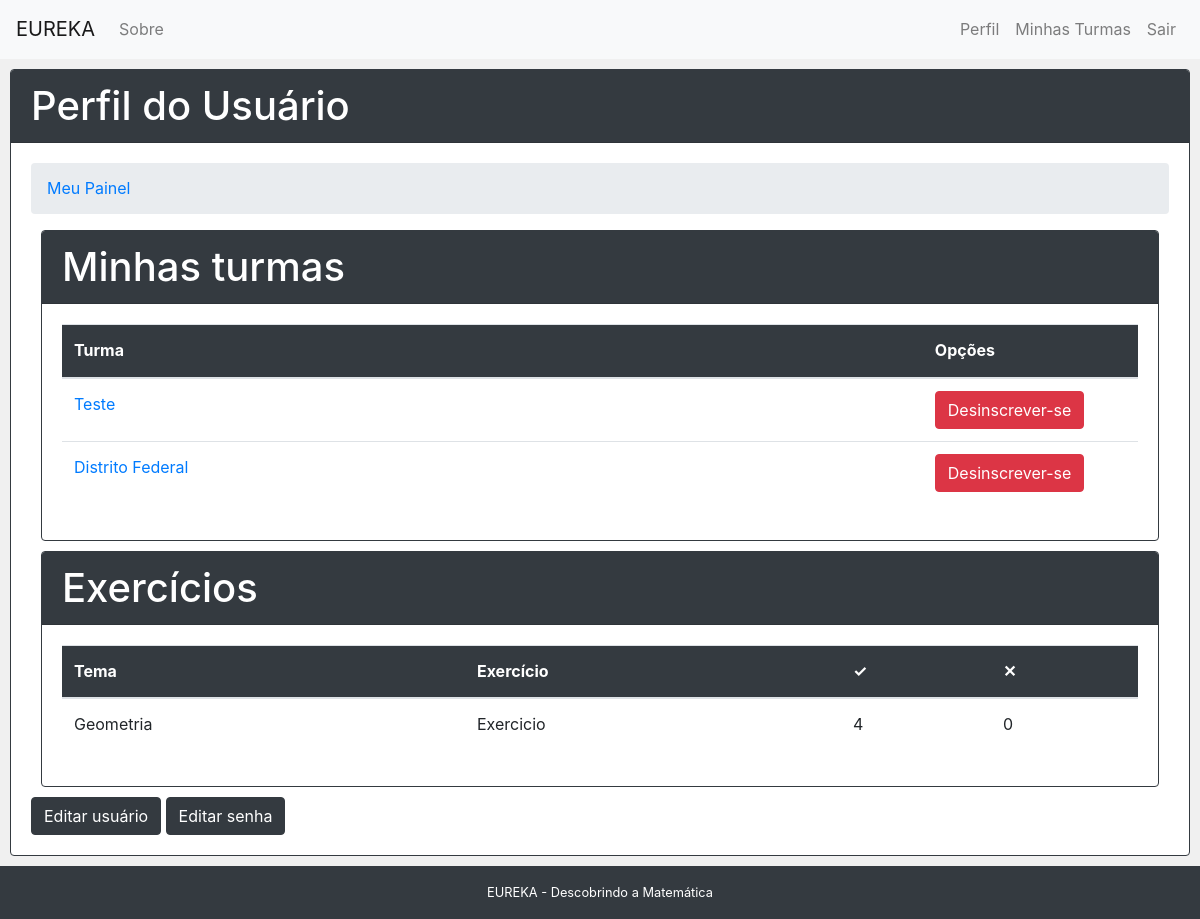
/usuario/ (signed in), run on an earlier commit of the app's database.
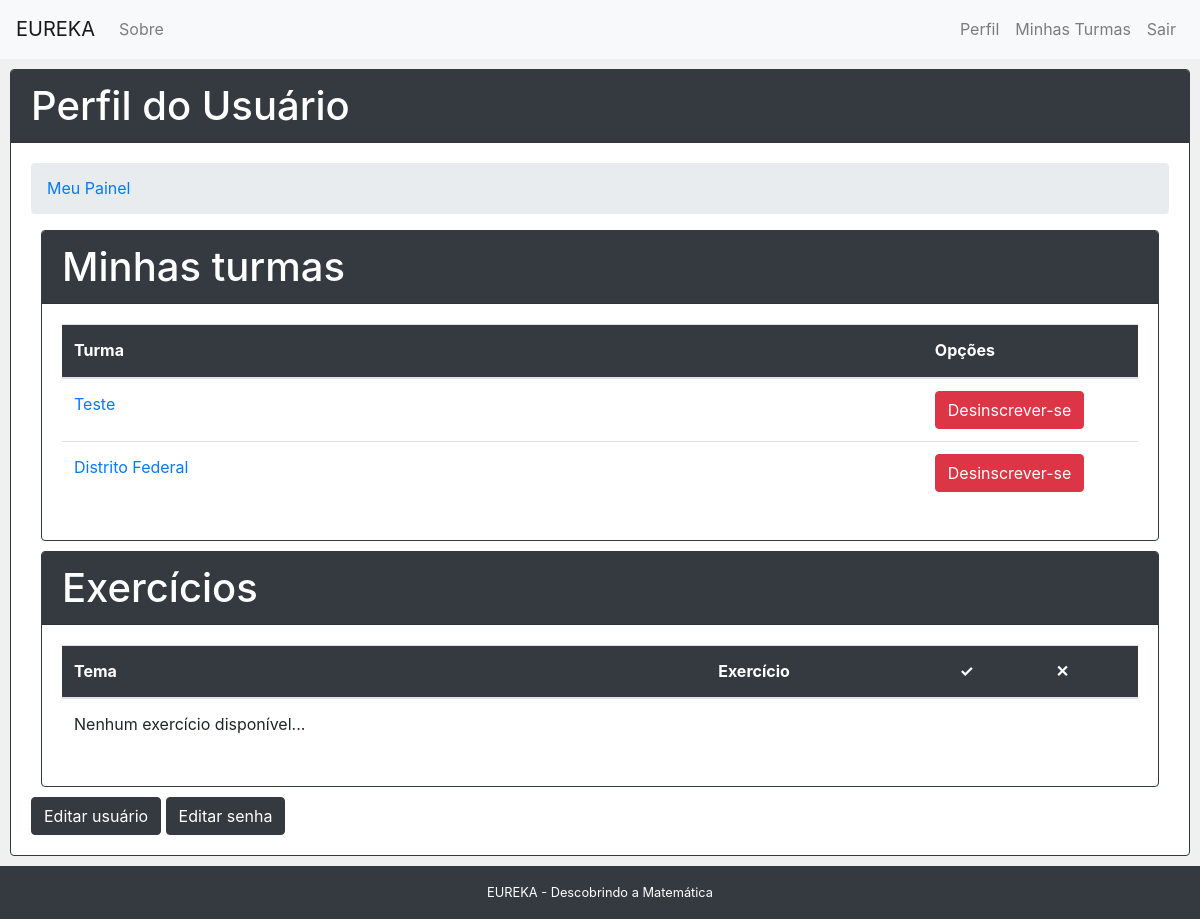
And on a later commit of the database.
### core/models.py (models this page shows)
class Aluno_Turma(models.Model):
	turma_id = models.ForeignKey('Turma', related_name = 'matriculas', on_delete=models.CASCADE)
	aluno_id = models.ForeignKey(get_user_model(), verbose_name = 'Usuário', related_name = 'matriculas', on_delete=models.CASCADE, null = True)
	class Meta:
		verbose_name = 'Inscrição'
		verbose_name_plural = 'Inscrições'
		unique_together = (('aluno_id','turma_id'),)

class Turma(models.Model):
	COURSE_OPTIONS = (
		('PUBLICA', 'Pública'),
		('PRIVADA', 'Privada'),
	)
	name = models.CharField('Nome', max_length=100)
	course_type = models.CharField('Tipo', max_length=9, choices=COURSE_OPTIONS, default='PUBLICA')
	responsible = models.ForeignKey('Usuario', on_delete=models.CASCADE)
	created_at = models.DateTimeField('Criado em', auto_now_add=True)
	updated_at = models.DateTimeField('Atualizado em', auto_now=True)
	def __str__(self):
		return self.name

class Aluno_Exercicio(models.Model):
	exercicio_id = models.ForeignKey('Exercicio', on_delete=models.CASCADE, default=1)
	aluno_id = models.ForeignKey('Usuario', on_delete=models.CASCADE, default=1)
	corrects = models.IntegerField('Certos', default=0)
	wrongs = models.IntegerField('Errados', default=0)
	def __str__(self):
		return self.aluno_id.name+" concluiu o exercício "+self.exercicio_id.name

class Exercicio(models.Model):
	name = models.CharField('Nome', max_length=100, default='Exercicio')
	tema_id = models.ForeignKey('Tema', on_delete=models.CASCADE, default=1)
	multiple_times = models.BooleanField('Pode ser feito mais de uma vez', default=False)
	created_at = models.DateTimeField('Criado em', auto_now_add=True)
	updated_at = models.DateTimeField('Atualizado em', auto_now=True)
	def __str__(self):
		return self.name

class Tema(models.Model):
	name = models.CharField('Nome', max_length=100)
	turma_id = models.ForeignKey('Turma', on_delete=models.CASCADE)
	def __str__(self):
		return self.name

### core/views/user.py (the view)
# urls.py: path('usuario/', views.usuario, name='usuario'),
@login_required
def usuario(request):
	turmas = Turma.objects.filter(responsible= request.user)
	aluno_exercicios = Aluno_Exercicio.objects.filter(aluno_id=request.user)
	print(aluno_exercicios)
	context = {
		'turmas' : turmas,
		'aluno_exercicios' : aluno_exercicios
	}
	return render(request,'user/usuario.html', context)

### core/models.py (called while the page is built)
	def __str__(self):
		return self.name

### core/templatetags/version.py (called while the page is built)
@register.simple_tag
def load_my_courses(user):
	return Aluno_Turma.objects.filter(aluno_id=user)

### core/templates/user/usuario.html (shortened to what this page needs)
{% extends "base.html" %}
{% load version %}
{% block content %}
<div class="card cardEspecial">
	<div class="card-header bg-dark text-white">
		<h1>Perfil do Usuário</h1>
	</div>
	<div class="card-body">
		<div class="pure-u-1">
			<ul class="breadcrumb">
				{% block breadcrumb %}
				<li><a href="{% url 'usuario' %}">Meu Painel</a></li>
				{% endblock %}
			</ul>
		</div>
		<div>
			{% block dashboard_content %}
				<div class="card cardEspecial">
					<div class="card-header bg-dark text-white">
						<h1>Minhas turmas</h1>
					</div>
					<div class="card-body">
						<table class="table">
							<thead class="bg-dark text-white">
								<tr>
									<th scope="col">Turma</th>
									<th scope="col" style="width: 20%">Opções</th>
								</tr>
							</thead>
							<tbody>
								{% if user.user_type == 'ALUNO' %}
								{% load_my_courses user as matriculas %}
								{% for matricula in matriculas %}
									<tr>
										<td><a href="{% url 'turma' matricula.turma_id.pk %}">{{ matricula.turma_id }}</a></td>
										<td><a href="{% url 'desmatricular' matricula.turma_id.pk %}" class="btn btn-danger">Desinscrever-se</a></td>
									</tr>
								{% empty %}
									<tr>
										<td>Nenhuma turma disponível...</td>
									</tr>
								{% endfor %}
							{% endif %}
						  </tbody>
						</table>
					</div>
				</div>
				<div class="card cardEspecial">
					<div class="card-header bg-dark text-white">
						<h1>Exercícios</h1>
					</div>
					<div class="card-body">
						<table class="table">
							<thead class="bg-dark text-white">
								<tr>
									<th scope="col">Tema</th>
									<th scope="col">Exercício</th>
									<th scope="col">&#10003;</th>
									<th scope="col">&#10005;</th>
								</tr>
							</thead>
							<tbody>
								{% for aluno_exercicio in aluno_exercicios %}
									<tr>
										<td>{{aluno_exercicio.exercicio_id.tema_id}}</td>
										<td>{{aluno_exercicio.exercicio_id}}</td>
										<td>{{aluno_exercicio.corrects}}</td>
										<td>{{aluno_exercicio.wrongs}}</td>
									</tr>
								{% empty %}
									<tr>
										<td>Nenhum exercício disponível...</td>
									</tr>
								{% endfor %}
						  </tbody>
						</table>
					</div>
				</div>
				<form action="{% url 'editar_usuario' %}" style="display:inline-block;">
					<input type="submit" value="Editar usuário" class="btn btn-dark"/>
				</form>
				<form action="{% url 'editar_senha' %}" style="display:inline-block;">
					<input type="submit" value="Editar senha" class="btn btn-dark"/>
				</form>
			{% endblock %}
		</div>
	</div>
</div>
{% endblock %}

### core/templates/base.html (shortened to what this page needs)
<!doctype html>
{% load static %}
<html lang="en">
<head>
	<link rel="stylesheet" href="http://yui.yahooapis.com/pure/0.3.0/pure-min.css">
	<link rel="stylesheet" href="https://maxcdn.bootstrapcdn.com/bootstrap/4.1.3/css/bootstrap.min.css"/>
	<link rel="stylesheet" href="{% static 'css/styles.css' %}" />
</head>
<body style="background-color: #F0F0F0;">
<nav class="navbar navbar-expand-md navbar-light bg-light">
    <a class="navbar-brand abs" href="{% url 'home' %}">EUREKA</a>
    <div class="navbar-collapse collapse" id="collapsingNavbar">
        <ul class="navbar-nav">
            <li class="nav-item">
                <a class="nav-link" href="{% url 'sobre' %}">Sobre</a>
            </li>
        </ul>
        <ul class="navbar-nav ml-auto">
            {% if user.is_authenticated %}
	            <li class="nav-item">
	                <a class="nav-link" href="{% url 'usuario' %}">Perfil</a>
	            </li>
	            <li class="nav-item">
	                <a class="nav-link" href="{% url 'index' %}">Minhas Turmas</a>
            	</li>
	            <li class="nav-item">
	                <a class="nav-link" href="{% url 'logout' %}">Sair</a>
	            </li>
	        {% else %}
	            <li class="nav-item">
	                <a class="nav-link" href="{% url 'login' %}">Entrar</a>
	            </li>
	        {% endif %}
        </ul>
    </div>
</nav>
<div class="content">
	{% block content %}{% endblock %}
	<div class="footer">
		EUREKA - Descobrindo a Matemática
	</div>
</div>
</body>
</html>

### core/static/css/styles.css (style rules this page uses)
* { -webkit-box-sizing: border-box; -moz-box-sizing: border-box; box-sizing: border-box; }
body { margin: 0 auto; line-height: 1.7em; }
.footer { background: #2d3e50; color: #fff; text-align: center; padding: 1em; font-size: 80%; }
.footer { background: #343a40; color: white; text-align: center; padding: 1em; font-size: 80%; }
.card { margin-left: 10px; margin-right: 10px; margin-top: 10px; margin-bottom: 10px; border-style: solid; border-color: #343a40; border-width: 1px; }
.cardEspecial { margin-left: 10px; margin-right: 10px; margin-top: 10px; margin-bottom: 10px; }
.cardEspecial h1 { margin-top: 0px; margin-bottom: 0px; }
a.nav-link { color: white; text-decoration: none; }

What changed in the data, as far as the page shows it:
removed Aluno_Exercicio: exercicio_id.tema_id "Geometria", exercicio_id "Exercicio", corrects "4", wrongs "0"
Also different on the page:
text now shown: "Nenhum exercício disponível..."
